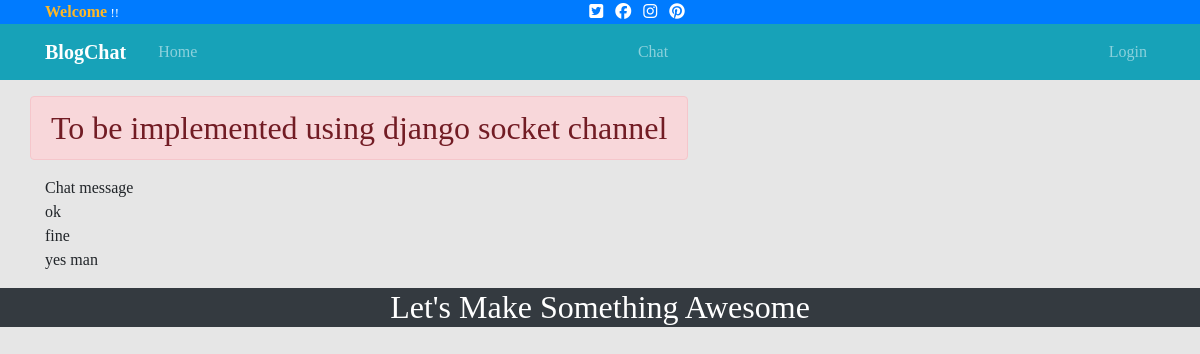
The page /chat/messages/1 on the database its author committed.
### chat/models.py (models this page shows)
class Chatting(models.Model):
    chatting_to = models.ForeignKey(Message, blank=True, on_delete=models.CASCADE)
    chat_message = models.TextField(max_length=200, null=True)
    date_created = models.DateField(auto_now_add=True)

### chat/views.py (the view)
# urls.py: path('messages/<int:pk>', views.messagechat, name = 'messagechat')
def messagechat(request,pk):
    chat = Chatting.objects.all()
    context = {'chat':chat}
    return render(request, 'chat/chatmessage.html',context)

### chat/templates/chat/chatmessage.html
{% extends 'blog/base.html' %}
{% block content %}
<div class="row py-3">
    <marquee behavior="scroll" direction="left"><h2 class="alert alert-danger text-center">To be implemented using django socket channel</h2></marquee>
    <div class="col-md-6">
        <div>
            Chat message
            {% for chat in chat %}
            <div>
                {{chat.chat_message}}
            </div>
            {% endfor %}
        </div>
    </div>
</div>
{% endblock %}

### static/css/main.css (style rules this page uses)
body { background-color: #e6e6e6; font-family: 'Times New Roman', Times, serif; }

### rows shown on the page
Chatting: chat_message "ok"
Chatting: chat_message "fine"
Chatting: chat_message "yes man"
